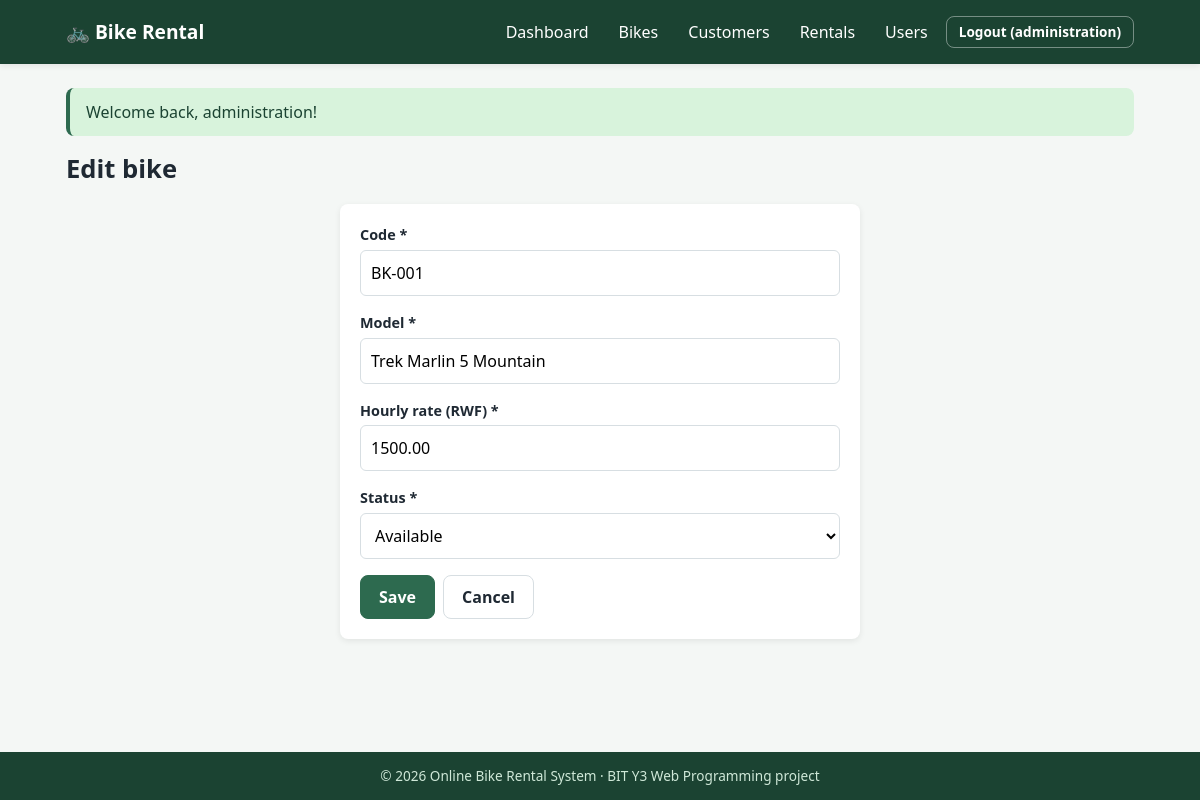
Screenshot of /index.php?route=bike-form&id=1 (signed in) with the database file from the repository.
### tables this page shows
CREATE TABLE bikes (
    bike_id     INT UNSIGNED AUTO_INCREMENT PRIMARY KEY,
    code        VARCHAR(20)  NOT NULL UNIQUE,
    model       VARCHAR(80)  NOT NULL,
    hourly_rate DECIMAL(10,2) NOT NULL CHECK (hourly_rate > 0),
    status      ENUM('available','rented','maintenance') NOT NULL DEFAULT 'available'
);

### src/Support/View.php (called while the page is built, shortened)
<?php
final class View
{
    public static function render(string $view, array $data = [], ?string $layout = 'layout/layout'): void
    {
        $file = __DIR__ . '/../Views/' . $view . '.php';
        extract($data, EXTR_SKIP);
        require $file;
    }
}

### src/Controllers/BikeController.php (called while the page is built, shortened)
<?php
final class BikeController
{
    private Bike $bikes;
    public function __construct()
    {
        $this->bikes = new Bike();
    }
    public function form(): void
    {
        $id = (int)($_GET['id'] ?? 0);
        $bike = $id ? $this->bikes->find($id) : null;
        $old = $bike ?? ['status' => 'available'];
        $errors = [];
        View::render('bikes/form', compact('old', 'errors', 'id'));
    }
}

### public/index.php (called while the page is built, shortened)
<?php
require __DIR__ . '/../src/bootstrap.php';
$routes = [
    'login'           => [AuthController::class, 'login'],
    'register'        => [AuthController::class, 'register'],
    'logout'          => [AuthController::class, 'logout'],
    'dashboard'       => [DashboardController::class, 'index'],
    'bikes'           => [BikeController::class, 'index'],
    'bike-show'       => [BikeController::class, 'show'],
    'bike-form'       => [BikeController::class, 'form'],
    'bike-save'       => [BikeController::class, 'save'],
    'bike-delete'     => [BikeController::class, 'delete'],
    'customers'       => [CustomerController::class, 'index'],
    'customer-show'   => [CustomerController::class, 'show'],
    'customer-form'   => [CustomerController::class, 'form'],
    'customer-save'   => [CustomerController::class, 'save'],
    'customer-delete' => [CustomerController::class, 'delete'],
    'rentals'         => [RentalController::class, 'index'],
    'rental-show'     => [RentalController::class, 'show'],
    'rental-form'     => [RentalController::class, 'form'],
    'rental-save'     => [RentalController::class, 'save'],
    'rental-return'   => [RentalController::class, 'finish'],
    'rental-cancel'   => [RentalController::class, 'cancel'],
    'rental-delete'   => [RentalController::class, 'delete'],
    'users'           => [UserController::class, 'index'],
    'user-form'       => [UserController::class, 'form'],
    'user-save'       => [UserController::class, 'save'],
    'user-delete'     => [UserController::class, 'delete'],
    'api-bikes'       => [BikeApiController::class, 'index'],
];
$route = (string)($_GET['route'] ?? 'dashboard');
[$class, $method] = $routes[$route];
(new $class())->$method();

### src/Support/helpers.php (called while the page is built, shortened)
<?php
function e(mixed $value): string
{
    return htmlspecialchars((string)$value, ENT_QUOTES | ENT_SUBSTITUTE, 'UTF-8');
}
function base_path(): string
{
    $dir = str_replace('\\', '/', dirname($_SERVER['SCRIPT_NAME'] ?? '/index.php'));
    return rtrim($dir, '/');
}
function url(string $route = 'dashboard', array $params = []): string
{
    $query = http_build_query(['route' => $route] + $params);
    return base_path() . '/index.php?' . $query;
}
function old(array $old, string $key, mixed $default = ''): string
{
    return e($old[$key] ?? $default);
}
function err_class(array $errors, string $key): string
{
    return isset($errors[$key]) ? ' input-error' : '';
}

### src/bootstrap.php (called while the page is built, shortened)
<?php
spl_autoload_register(static function (string $class): void {
    $prefix = 'App\\';
    $file = __DIR__ . '/' . str_replace('\\', '/', substr($class, strlen($prefix))) . '.php';
});
require __DIR__ . '/Support/helpers.php';

### src/Support/Config.php (called while the page is built, shortened)
<?php
final class Config
{
    private static ?array $data = null;
    public static function get(string $key): mixed
    {
        self::$data ??= require __DIR__ . '/../../config/config.php';
        return self::$data[$key] ?? null;
    }
}

### src/Support/Database.php (called while the page is built, shortened)
<?php
final class Database
{
    private static ?PDO $pdo = null;
    public static function pdo(): PDO
    {
        if (self::$pdo === null) {
            $c = Config::get('db');
            $dsn = $c['dsn'] ?: "mysql:host={$c['host']};dbname={$c['name']};charset={$c['charset']}";
            try {
                self::$pdo = new PDO($dsn, $c['dsn'] ? null : $c['user'], $c['dsn'] ? null : $c['pass'], [
                    PDO::ATTR_ERRMODE            => PDO::ERRMODE_EXCEPTION,
                    PDO::ATTR_DEFAULT_FETCH_MODE => PDO::FETCH_ASSOC,
                    PDO::ATTR_EMULATE_PREPARES   => false,
                ]);
            } catch (PDOException $e) {
                ErrorHandler::log($e);
                throw new \RuntimeException('Database connection failed.', 0, $e);
            }
        }
        return self::$pdo;
    }
}

### src/Models/BaseModel.php (called while the page is built, shortened)
<?php
abstract class BaseModel
{
    protected PDO $db;
    public function __construct()
    {
        $this->db = Database::pdo();
    }
    protected function one(string $sql, array $params = []): ?array
    {
        $st = $this->db->prepare($sql);
        $st->execute($params);
        return $st->fetch() ?: null;
    }
}

### src/Models/Bike.php (called while the page is built, shortened)
<?php
final class Bike extends BaseModel
{
    public function find(int $id): ?array
    {
        return $this->one('SELECT * FROM bikes WHERE bike_id = :id', [':id' => $id]);
    }
}

### src/Views/bikes/form.php (the view, shortened to what this page needs)
<h1><?= $id ? 'Edit bike' : 'Add bike' ?></h1>
<section class="card narrow">
<form method="post" action="<?= e(url('bike-save')) ?>" novalidate data-validate>
    <div class="form-group">
        <label for="code">Code *</label>
        <input id="code" name="code" required pattern="[A-Za-z0-9\-]{3,20}" maxlength="20"
               data-msg-pattern="3-20 characters: letters, digits, hyphen (e.g. BK-009)."
               value="<?= old($old, 'code') ?>" class="form-control<?= err_class($errors, 'code') ?>">
    </div>
    <div class="form-group">
        <label for="model">Model *</label>
        <input id="model" name="model" required minlength="2" maxlength="80"
               value="<?= old($old, 'model') ?>" class="form-control<?= err_class($errors, 'model') ?>">
    </div>
    <div class="form-group">
        <label for="hourly_rate">Hourly rate (RWF) *</label>
        <input id="hourly_rate" name="hourly_rate" type="number" step="0.01" min="0.01" required
               value="<?= old($old, 'hourly_rate') ?>" class="form-control<?= err_class($errors, 'hourly_rate') ?>">
    </div>
    <div class="form-group">
        <label for="status">Status *</label>
        <select id="status" name="status" required class="form-control<?= err_class($errors, 'status') ?>">
            <?php foreach (\App\Models\Bike::STATUSES as $s): ?>
                <option value="<?= e($s) ?>" <?= ($old['status'] ?? '') === $s ? 'selected' : '' ?>><?= e(ucfirst($s)) ?></option>
            <?php endforeach; ?>
        </select>
    </div>
    <div class="actions">
        <button type="submit" class="btn btn-primary">Save</button>
        <a class="btn" href="<?= e(url('bikes')) ?>">Cancel</a>
    </div>
</form>
</section>

### public/assets/css/style.css (style rules this page uses)
:root { --primary: #1b4332; --primary-light: #2d6a4f; --accent: #f4a261; --accent-dark: #e76f51; --bg: #f4f7f5; --white: #fff; --text: #1f2933; --muted: #6b7280; --border: #d7dee2; --success-bg: #d8f3dc; --success-fg: #1b4332; --error-bg: #fde2e2; --error-fg: #7f1d1d; --radius: 8px; --shadow: 0 2px 6px rgba(0,0,0,.08); --font: 'Segoe UI', Tahoma, Geneva, Verdana, sans-serif; }
* { margin: 0; padding: 0; box-sizing: border-box; }
body { font-family: var(--font); background: var(--bg); color: var(--text); line-height: 1.5; min-height: 100vh; display: flex; flex-direction: column; }
a { color: var(--primary-light); }
h1 { margin-bottom: 16px; font-size: 1.6rem; }
.card { background: var(--white); border-radius: var(--radius); box-shadow: var(--shadow); padding: 20px; margin-bottom: 20px; }
.card.narrow { max-width: 520px; margin-left: auto; margin-right: auto; }
.btn { display: inline-block; padding: 9px 18px; border: 1px solid var(--border); border-radius: var(--radius); background: var(--white); color: var(--text); font: inherit; font-weight: 600; cursor: pointer; text-decoration: none; transition: background .2s; }
.btn-primary { background: var(--primary-light); border-color: var(--primary-light); color: #fff; }
.actions { display: flex; gap: 8px; flex-wrap: wrap; align-items: center; margin-top: 12px; }
.form-group { margin-bottom: 16px; }
.form-group label, .filter-group label { display: block; font-weight: 600; margin-bottom: 4px; font-size: .9rem; }
.form-control { width: 100%; padding: 10px; border: 1px solid var(--border); border-radius: 6px; font: inherit; background: #fff; }

### rows the page displays
bikes: code "BK-001", model "Trek Marlin 5 Mountain", hourly_rate "1500.00", status "Available"

### other values shown
$user['username'] "administration"
$f['message'] "Welcome back, administration!"
